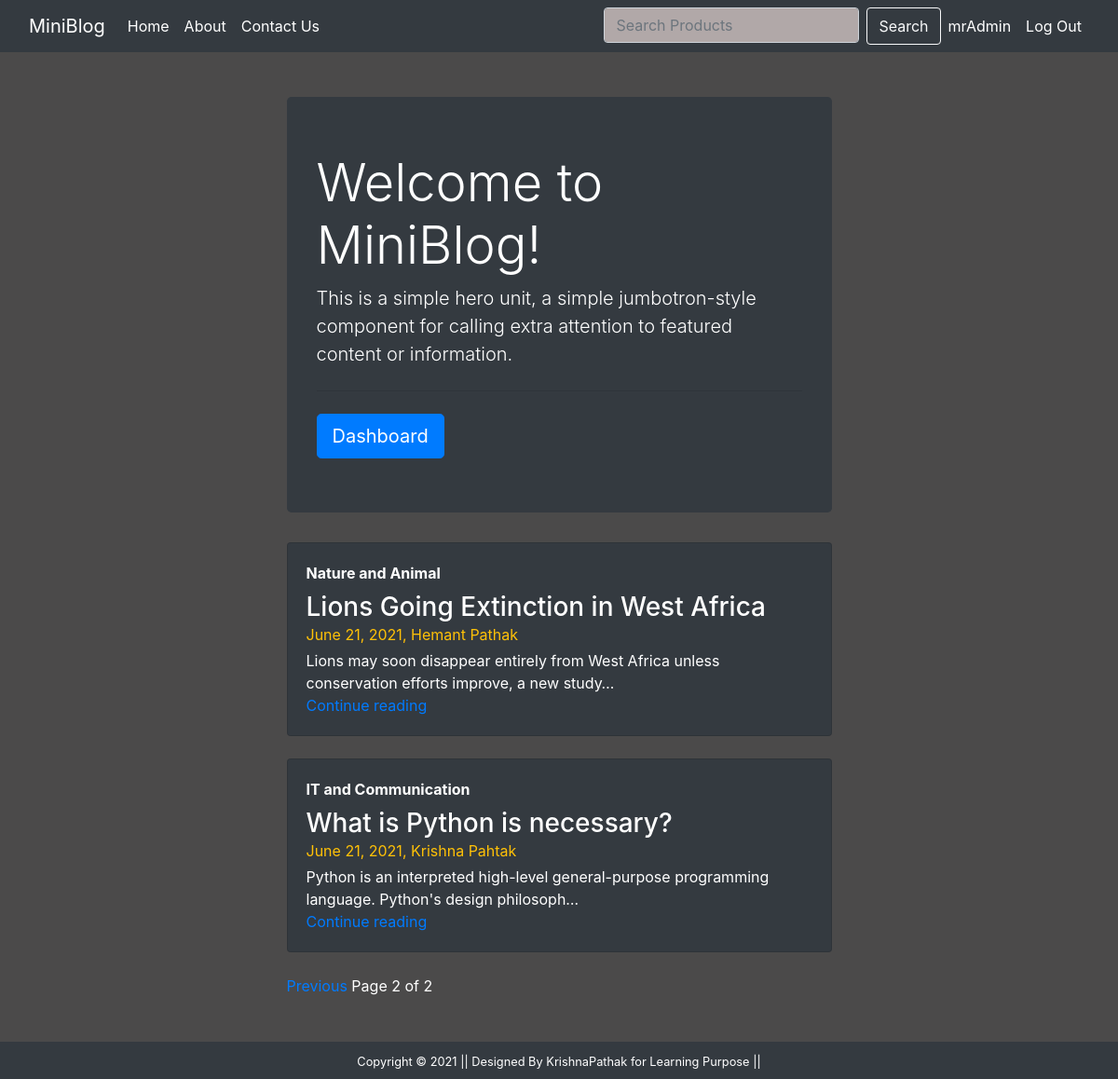
Page /?page=2 (signed in) on the committed database.
### blog/models.py (models this page shows)
class Post(models.Model):
    title=models.CharField(max_length=150)
    author=models.CharField(max_length=70)
    desc=models.TextField()
    feild=models.CharField(max_length=40)
    datetime=models.DateField(default=datetime.now)

### blog/views.py (the view)
# urls.py: 2. Add a URL to urlpatterns:  path('', views.home, name='home')
def home(request):
    posts=Post.objects.all().order_by('-id')
    paginator=Paginator(posts,3,orphans=1)
    page_number=request.GET.get('page')
    page_obj=paginator.get_page(page_number)
    return render(request,'blog/home.html',{'page_obj':page_obj})

### blog/templates/blog/home.html (shortened to what this page needs)
{% extends 'blog/base.html' %}
{% load static %}
{% block content %}
<div class="col-sm-3">
</div>
<div class="col-sm-6">
  <div class="text-white rounded">
      <div class="jumbotron bg-dark mt-5">
  <h1 class="display-4">Welcome to MiniBlog!</h1>
  <p class="lead">This is a simple hero unit, a simple jumbotron-style component for calling extra attention to featured content or information.</p>
  <hr class="my-4">
  {% if request.user.is_authenticated %}
  <a class="btn btn-primary btn-lg" href="{% url 'dashboard' %}" role="button">Dashboard</a>
  {% else %}
  <a class="btn btn-primary btn-lg" href="{% url 'login' %}" role="button">Sign In</a>
  {% endif %}
</div>
  </div>
  <div>
        {% for post in page_obj %}
          <div class="card flex-md-row mb-4 box-shadow h-md-250 text-white rounded bg-dark">
            <div class="card-body d-flex flex-column align-items-start">
              <strong class="d-inline-block mb-2 text-white">{{post.feild}}</strong>
              <h3 class="mb-0">
                <a class="text-white" href="{% url 'details' post.id %}">{{post.title}}</a>
              </h3>
              <div class="mb-1 text-warning">{{post.datetime}}, {{post.author}}</div>
              <p class="card-text mb-auto">{{post.desc|truncatechars:100}}</p>
              <a href="{% url 'details' post.id %}">Continue reading</a>
            </div>
        </div>
        {% endfor %}
        </div>
      <div>
        <span class='text-white'>
        {% if page_obj.has_previous %}
        <a href="?page={{page_obj.previous_page_number}}"> Previous</a>
        {% endif %}
        <span>Page {{page_obj.number}} of {{page_obj.paginator.num_pages}}</span>
        </span>
        </div>
      </div>
  </div>
{% endblock content %}

### blog/templates/blog/navbar.html (shortened to what this page needs)
<nav class="navbar navbar-expand-lg navbar-dark bg-dark">
  <a class="navbar-brand" href="/">MiniBlog</a>
  <div class="collapse navbar-collapse" id="navbarTogglerDemo01">
    <ul class="navbar-nav">
       <li class="nav-item active">
        <a class="nav-link" href="/">Home <span class="sr-only">(current)</span></a>
      </li>
       <li class="nav-item active ">
        <a class="nav-link" href="{% url 'about' %}">About <span class="sr-only">(current)</span></a>
      </li>
       <li class="nav-item active">
        <a class="nav-link" href="{% url 'contact' %}">Contact Us <span class="sr-only">(current)</span></a>
      </li>
      </ul>
   </div>
   <ul class="navbar-nav">
    <form action="/search" method='GET' class="navbar-nav mr-auto">
    <input class="form-control mr-sm-2" type="search" placeholder="Search Products " aria-label="Search" name='query', id='query'>
    <button class="btn btn-outline-light my-2 my-sm-0" type="submit">Search</button>
  </form>
    {% if request.user.is_authenticated %}
      <li class="nav-item active">
        <a class="nav-link" href="{% url 'dashboard' %}">{{user.first_name}}<span class="sr-only">(current)</span></a>
      </li> <li class="nav-item active">
        <a class="nav-link" href="{% url 'logout' %}">Log Out <span class="sr-only">(current)</span></a>
      {% else %}
      </li> <li class="nav-item active">
        {% comment %} <a class="nav-link" href="{% url 'signup' %}">Sign Up <span class="sr-only">(current)</span></a>
      </li> <li class="nav-item active"> {% endcomment %}
        <a class="nav-link" href="{% url 'login' %}">Sign In <span class="sr-only">(current)</span></a>
      </li>
      {% endif %}
      </ul>
</nav>

### blog/static/blog/css/style.css (style rules this page uses)
body { background-color: rgb(75, 74, 74); }
form { color:whitesmoke }
.form-control { background-color: rgb(177,168,168); }
.jumbotron { padding-top: 10%; padding-bottom: 10%; -webkit-background-size: cover; -moz-background-size: cover; background-size: cover; -o-background-size: cover; }

### rows in the picture
Post: feild "Nature and Animal", title "Lions Going Extinction in West Africa", datetime "June 21, 2021", author "Hemant Pathak", desc "Lions may soon disappear entirely from West Africa unless conservation efforts improve, a new study…"
Post: feild "IT and Communication", title "What is Python is necessary?", datetime "June 21, 2021", author "Krishna Pahtak", desc "Python is an interpreted high-level general-purpose programming language. Python's design philosoph…"

### other values in the picture
{{ user.first_name }} "mrAdmin"
{{ page_obj.number }} "2"
{{ page_obj.paginator.num_pages }} "2"
